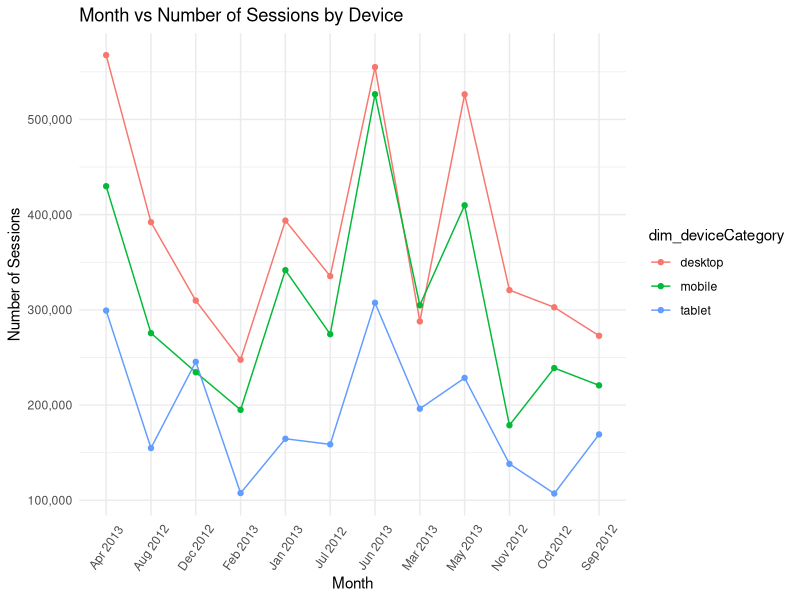
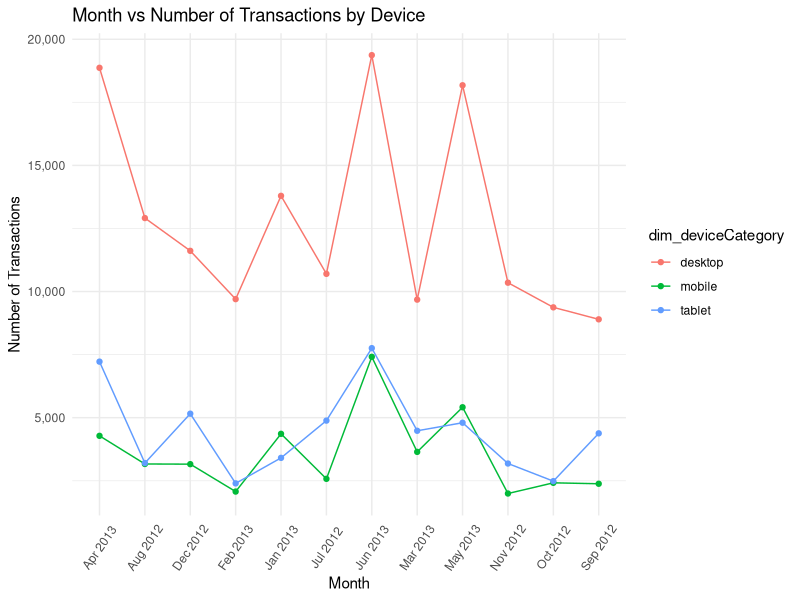
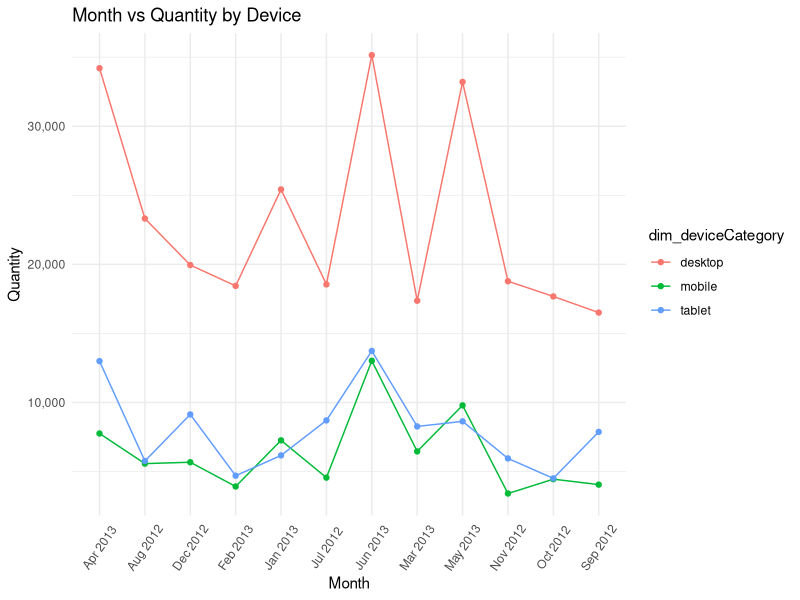
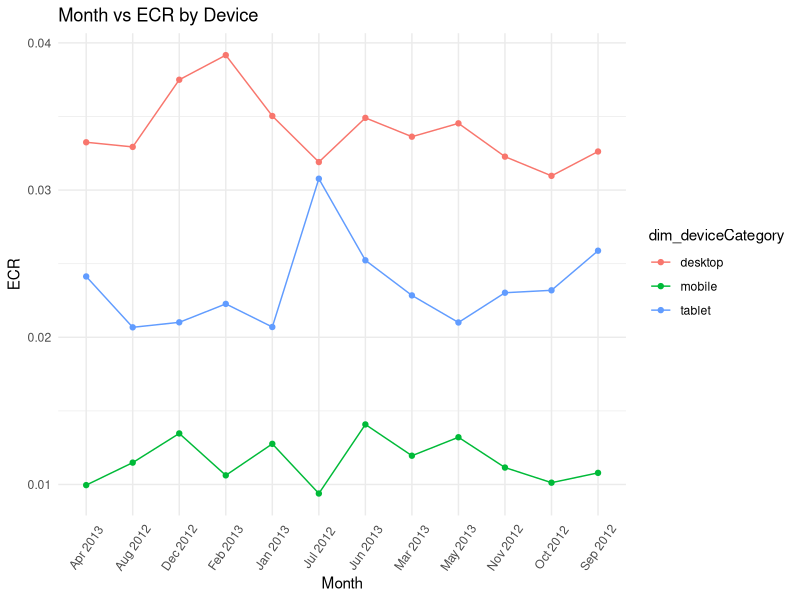
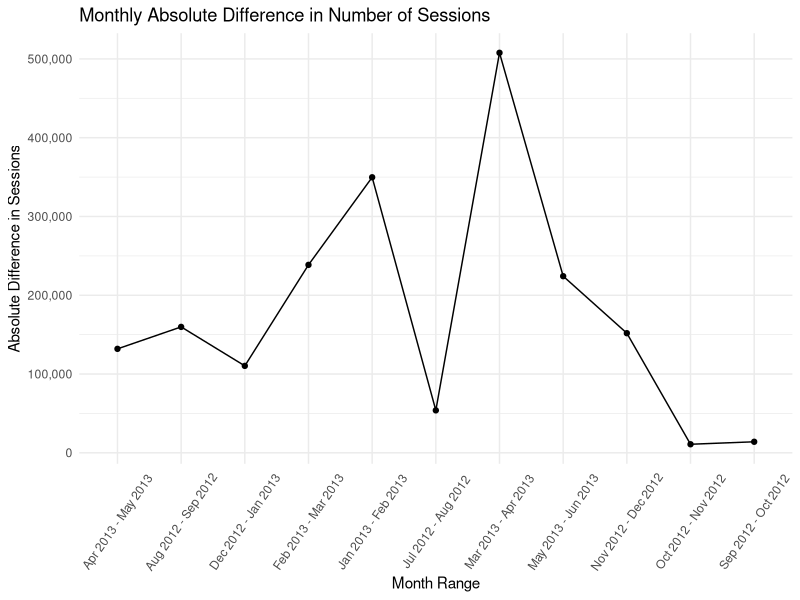
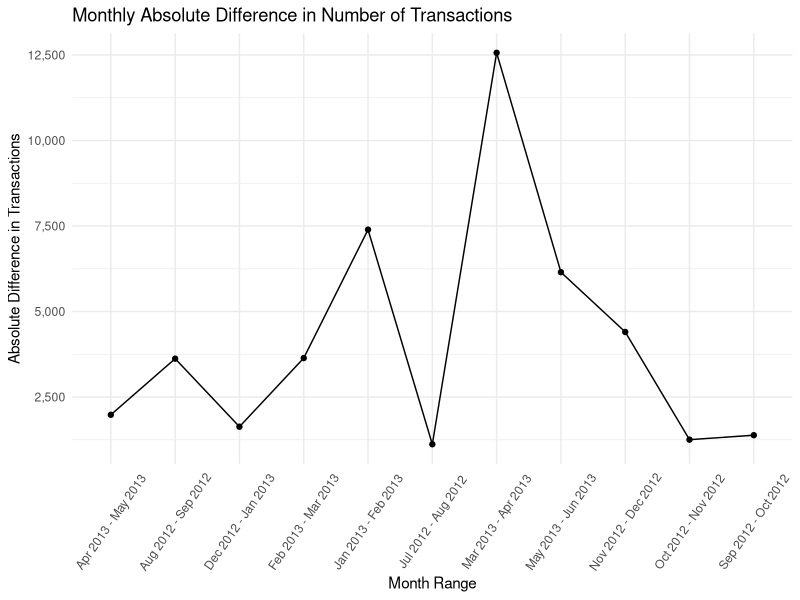
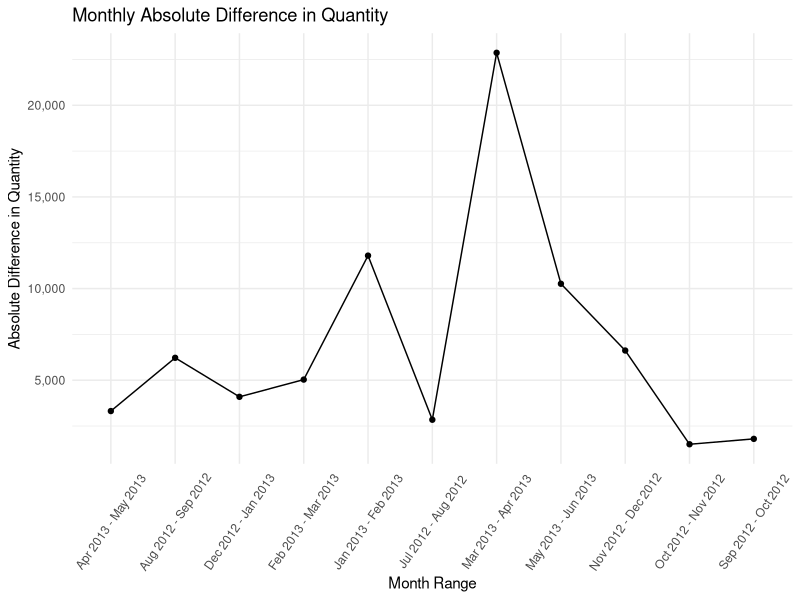
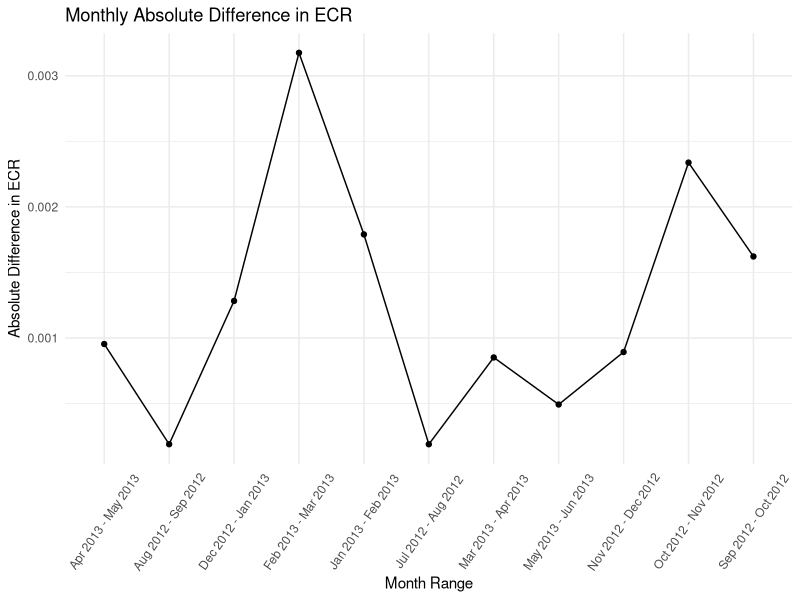

The R script that drew these images, in order:
# IXIS Data Science Challenge
# Josh Lovering
# 7/2/2021 - 7/3/2021

# This program generates plots to represent findings from the
# data generated from aggregate_data.R

##################################
## import libraries and set cwd ##
##################################

library(ggplot2)
theme_set(theme_minimal())
library(scales)
library(readxl) 
library(openxlsx)
setwd(dirname(rstudioapi::getActiveDocumentContext()$path))

#################
## import data ##
#################

list_of_dfs <- lapply(1:2, function(i) read_excel("aggregated_output.xlsx", sheet = i))
month_device <- list_of_dfs[[1]]
month_over_month <- list_of_dfs[[2]]

###########################
## create visualizations ##
###########################

## generates lineplot based on parameters
generate_lineplot <- function(data, x, y, colour, group, title, xlab, ylab, filename) {
  plot <- ggplot(data = data, aes_string(x=x, y=y, colour=colour, group=group))+
    geom_line()+
    geom_point()+
    theme(axis.text.x = element_text(angle = 55, vjust = 0.5,))+
    ggtitle(title)+
    xlab(xlab)+
    ylab(ylab)+
    scale_y_continuous(labels = comma)+
    scale_x_discrete(limits=data$x)
  ggsave(paste("visualizations/", filename, sep=""), width = 8, height = 5)
  return(plot)
}

## generate a lineplot for each metric by month and device
generate_lineplot(month_device,
                  'dim_month_year',
                  'sessions',
                  'dim_deviceCategory',
                  'dim_deviceCategory',
                  "Month vs Number of Sessions by Device",
                  "Month",
                  "Number of Sessions",
                  "month_sessions_device.png")
generate_lineplot(month_device,
                  'dim_month_year',
                  'transactions',
                  'dim_deviceCategory',
                  'dim_deviceCategory',
                  "Month vs Number of Transactions by Device",
                  "Month",
                  "Number of Transactions",
                  "month_transactions_device.png")
generate_lineplot(month_device,
                  'dim_month_year',
                  'QTY',
                  'dim_deviceCategory',
                  'dim_deviceCategory',
                  "Month vs Quantity by Device",
                  "Month",
                  "Quantity",
                  "month_QTY_device.png")
generate_lineplot(month_device,
                  'dim_month_year',
                  'ECR',
                  'dim_deviceCategory',
                  'dim_deviceCategory',
                  "Month vs ECR by Device",
                  "Month",
                  "ECR",
                  "month_ECR_device.png")

## generate lineplot of absolute difference for each metric monthly
generate_lineplot(month_over_month,
                  'timeframe',
                  'sessions_absolute_difference',
                  NULL,
                  1,
                  "Monthly Absolute Difference in Number of Sessions",
                  "Month Range",
                  "Absolute Difference in Sessions",
                  "monthly_sessions_absolute_difference.png")
generate_lineplot(month_over_month,
                  'timeframe',
                  'transactions_absolute_difference',
                  NULL,
                  1,
                  "Monthly Absolute Difference in Number of Transactions",
                  "Month Range",
                  "Absolute Difference in Transactions",
                  "monthly_transactions_absolute_difference.png")
generate_lineplot(month_over_month,
                  'timeframe',
                  'QTY_absolute_difference',
                  NULL,
                  1,
                  "Monthly Absolute Difference in Quantity",
                  "Month Range",
                  "Absolute Difference in Quantity",
                  "monthly_QTY_absolute_difference.png")
generate_lineplot(month_over_month,
                  'timeframe',
                  'ECR_absolute_difference',
                  NULL,
                  1,
                  "Monthly Absolute Difference in ECR",
                  "Month Range",
                  "Absolute Difference in ECR",
                  "monthly_ECR_absolute_difference.png")
generate_lineplot(month_over_month,
                  'timeframe',
                  'addsToCart_absolute_difference',
                  NULL,
                  1,
                  "Monthly Absolute Difference in Adds to Cart",
                  "Month Range",
                  "Absolute Difference in Adds to Cart",
                  "monthly_addsToCart_absolute_difference.png")

## generate lineplot of relative difference for each metric monthly
generate_lineplot(month_over_month,
                  'timeframe',
                  'sessions_relative_difference',
                  NULL,
                  1,
                  "Monthly Relative Difference in Number of Sessions",
                  "Month Range",
                  "Relative Difference in Sessions (%)",
                  "monthly_sessions_relative_difference.png")
generate_lineplot(month_over_month,
                  'timeframe',
                  'transactions_relative_difference',
                  NULL,
                  1,
                  "Monthly Relative Difference in Number of Transactions",
                  "Month Range",
                  "Relative Difference in Transactions (%)",
                  "monthly_transactions_relative_difference.png")
generate_lineplot(month_over_month,
                  'timeframe',
                  'QTY_relative_difference',
                  NULL,
                  1,
                  "Monthly Relative Difference in Quantity",
                  "Month Range",
                  "Relative Difference in Quantity (%)",
                  "monthly_QTY_relative_difference.png")
generate_lineplot(month_over_month,
                  'timeframe',
                  'ECR_relative_difference',
                  NULL,
                  1,
                  "Monthly Relative Difference in ECR",
                  "Month Range",
                  "Relative Difference in ECR (%)",
                  "monthly_ECR_relative_difference.png")
generate_lineplot(month_over_month,
                  'timeframe',
                  'addsToCart_relative_difference',
                  NULL,
                  1,
                  "Monthly Relative Difference in Adds to Cart",
                  "Month Range",
                  "Relative Difference in Adds to Cart (%)",
                  "monthly_addsToCart_relative_difference.png")

## Relative change of all metrics on one plot
ggplot(data = month_over_month, aes(x=timeframe, group=1))+
  geom_line(aes(y=sessions_relative_difference, color='Sessions'))+
  geom_line(aes(y=transactions_relative_difference, color='Transactions'))+
  geom_line(aes(y=QTY_relative_difference, color='QTY'))+
  geom_line(aes(y=ECR_relative_difference, color='ECR'))+
  geom_line(aes(y=addsToCart_relative_difference, color='Adds to Cart'))+
  theme(axis.text.x = element_text(angle = 55, vjust = 0.5,))+ 
  ggtitle("Monthly Relative Difference for all Metrics")+
  xlab("Month Range")+
  ylab("Relative Difference (%)")+
  labs(color = "Metric") +
  scale_x_discrete(limits=month_over_month$timeframe)
ggsave("visualizations/monthly_all_relative_difference.png", width = 8, height = 5)
